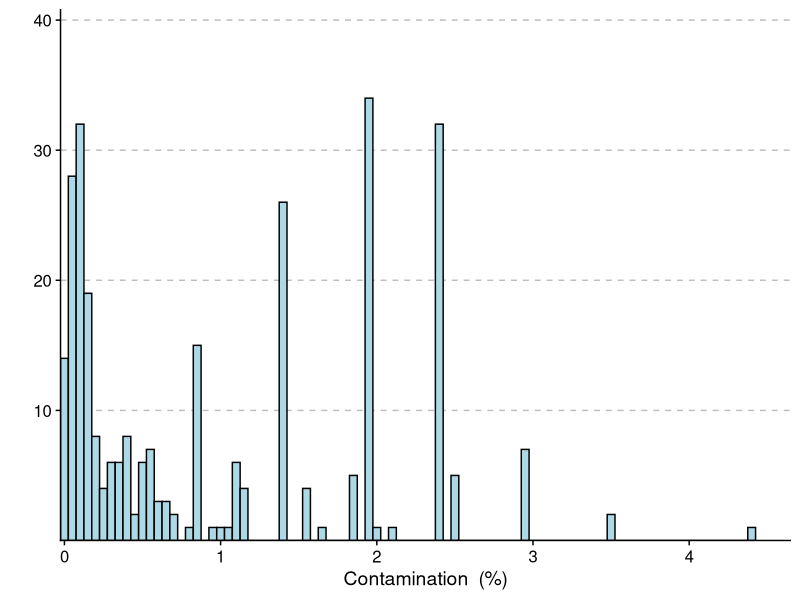
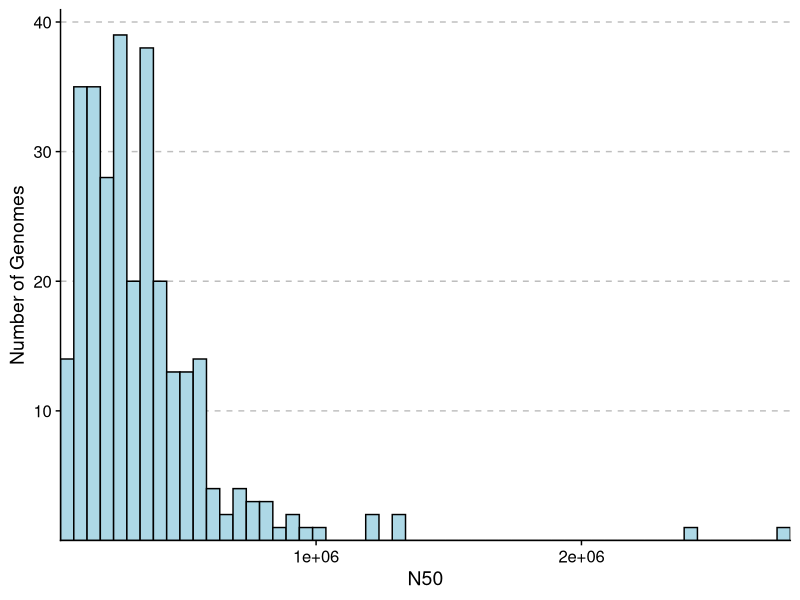
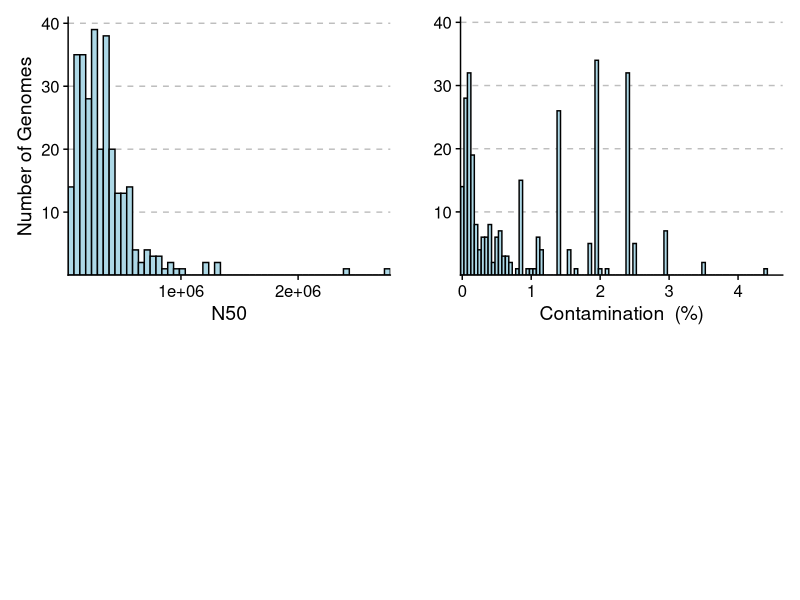
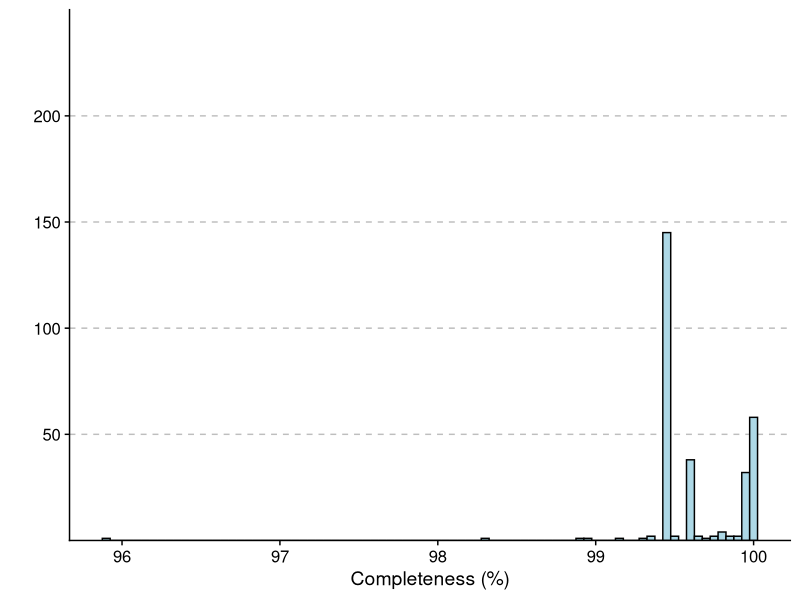
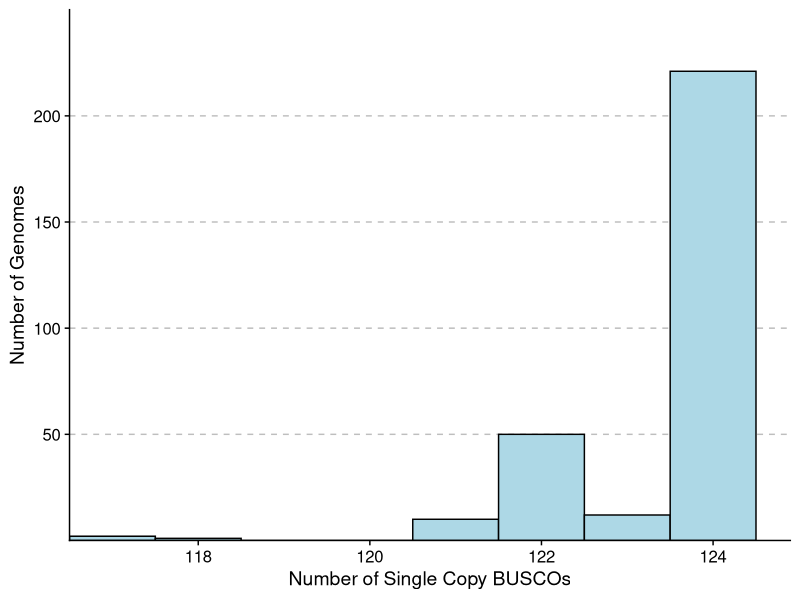
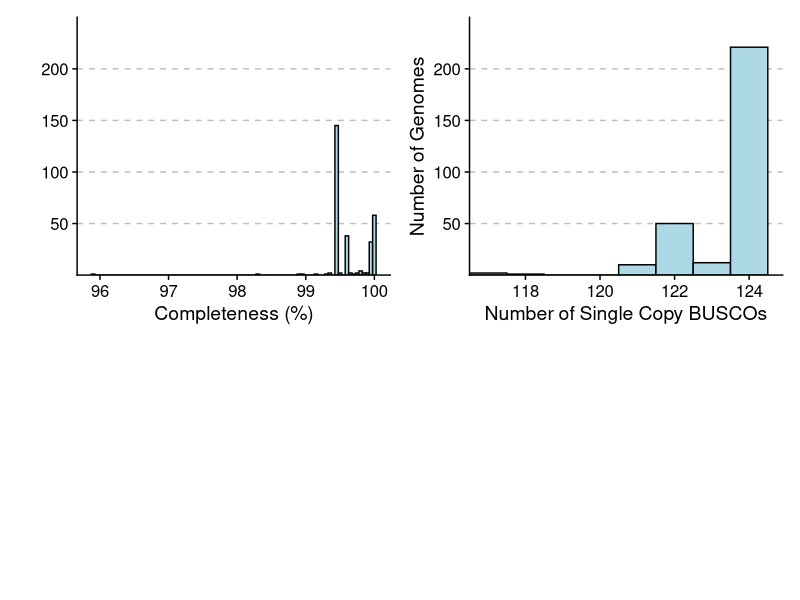
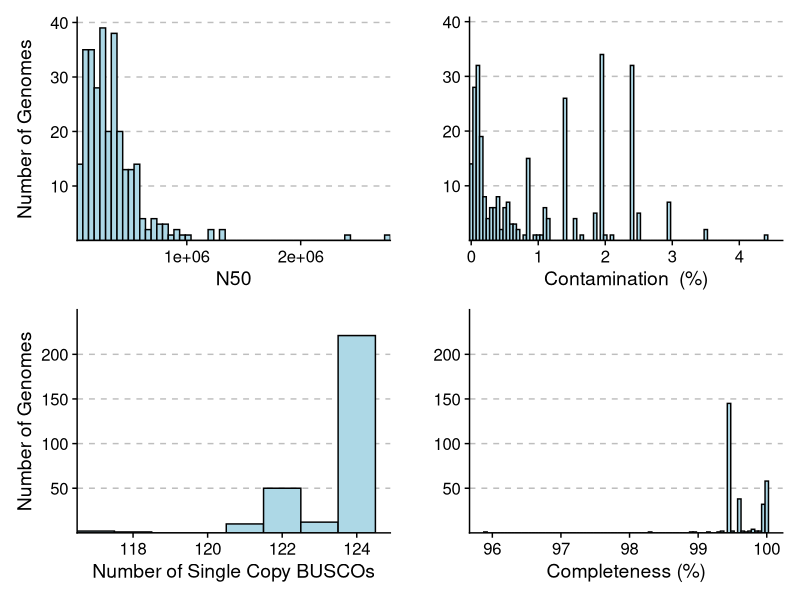
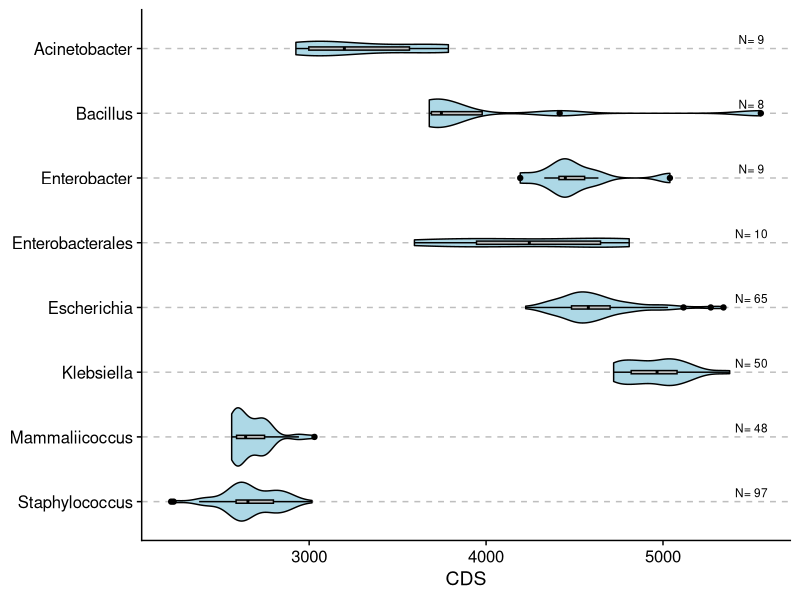

Write the R code that produced these figures, in order.
library(readxl)
library(ggplot2)
library(cowplot)
library(patchwork)
library(dplyr)



setwd("C:/Users/asomm/OneDrive - UW-Madison/Work_Documents/Projects/WGS_StableFly_Analysis/Manuscript/Figures/Figure-1/R-Import")


df1 <-read_excel("GenomeQuality_WGSAnalysis.xlsx", col_names = TRUE)






p_Contamination <- ggplot(df1, aes(x=Contamination))+
  geom_histogram(color="black", fill="lightblue", binwidth =.05) +
  theme_half_open() +
  #background_grid() +
  scale_y_continuous(breaks=c(10,20,30,40), expand = expansion(mult = c(0, 0.2)))+
  scale_x_continuous(breaks= seq(0, 5, by = 1), expand = expansion(mult = c(0, 0.05))) + 
  theme(panel.grid.major.y = element_line(color = "grey",
                                          size = 0.5,
                                          linetype = 2))+
  xlab("Contamination  (%)") + ylab(" ")+
  theme(axis.title.x = element_text(size = 14)) +
  theme(axis.title.y = element_text(size = 14))+
  theme(axis.text = element_text(size=12))
p_Contamination


p_N50 <- ggplot(df1, aes(x=N50))+
  geom_histogram(color="black", fill="lightblue", boundary = min(df1$N50), binwidth = 50000) +
  theme_half_open() +
  scale_y_continuous(breaks=c(10,20,30,40), expand = expansion(mult = c(0, 0.05)))+
  scale_x_continuous(breaks=seq(0, 3E6, by = 10E5), labels = scales::scientific, expand = c(0, 0.2))  + 
  theme(panel.grid.major.y = element_line(color = "grey",
                                          size = 0.5,
                                          linetype = 2))  +
  xlab("N50") + ylab("Number of Genomes")+
  theme(axis.title.x = element_text(size = 14)) +
  theme(axis.title.y = element_text(size = 14))+
  theme(axis.text = element_text(size=12))
p_N50

combined_plot_top <- p_N50 + p_Contamination + plot_layout(ncol = 2, heights = c(1, 1))
combined_plot_top





p_Completeness <- ggplot(df1, aes(x=Completeness))+
  geom_histogram(color="black", fill="lightblue", binwidth =.05) +
  theme_half_open() +
  #background_grid() +
  scale_y_continuous(breaks = c(50, 100, 150, 200), expand = expansion(mult = c(0, 0)), limits = c(0, 250)) + 
  scale_x_continuous(breaks= seq(95, 100, by = 1)) + 
  theme(panel.grid.major.y = element_line(color = "grey",
                                          linewidth  = 0.5,
                                          linetype = 2)) +
  xlab("Completeness (%)") + ylab(" ") +
  theme(axis.title.x = element_text(size = 14)) +
  theme(axis.title.y = element_text(size = 14))+
  theme(axis.text = element_text(size=12))
p_Completeness

p_BUSCO <- ggplot(df1, aes(x=BUSCO_S)) +
  geom_histogram(color="black", fill="lightblue", binwidth = 1) +
  theme_half_open() +
  scale_y_continuous(breaks = c(50, 100, 150,200), expand = expansion(mult = c(0, 0)), limits = c(0, 250)) +
  scale_x_continuous(expand = expansion(mult = c(0, 0.05))) + 
  theme(panel.grid.major.y = element_line(color = "grey", size = 0.5, linetype = 2)) +
  xlab("Number of Single Copy BUSCOs") + 
  ylab("Number of Genomes")
  theme(axis.title.x = element_text(size = 14)) +
  theme(axis.title.y = element_text(size = 14))+
  theme(axis.text = element_text(size=12))
p_BUSCO

combined_plot_bottom <- p_Completeness + p_BUSCO + plot_layout(ncol = 2, heights = c(1, 1))
combined_plot_bottom

final_combined_plot <- p_N50 + p_Contamination + p_BUSCO + p_Completeness  + plot_layout(ncol = 2, heights = c(1, 1))
final_combined_plot


###Boxplots Figure 1D


df2<-df1[!(df1$Genus=="Citrobacter" | df1$Genus=="Kosakonia" | df1$Genus=="Proteus"| df1$Genus=="Pseudescherichia"| df1$Genus=="Raoultella"| df1$Genus=="Salmonella"| df1$Genus=="Serratia"| df1$Genus=="Siccibacter"|df1$Genus=="Bacillus"),]


label_df2 <- df2 %>%
  group_by(Genus) %>%
  summarize(count = n())



p_violin_reduced <- ggplot(df2, aes(x=Genus, y=CDS, fill=Genus)) + 
  geom_violin(color = "black", fill = 'lightblue') +  
  geom_boxplot(width=0.1, color = "black", fill = 'grey') +
  theme_half_open() + 
  theme(panel.grid.major.y = element_line(color = "grey", size = 0.5, linetype = 2)) +
  theme(legend.position = "none") + coord_flip() +
  geom_text(data = label_df2, aes(label = paste("N=", count), x = Genus, y = 5500), 
            vjust = -0.5, size = 4, color = "black")






Rename <- c("Citrobacter", "Kosakonia", "Proteus", "Pseudescherichia", 
            "Raoultella", "Salmonella", "Serratia", "Siccibacter")
df3 <- df1 %>%
  mutate(Genus = ifelse(Genus %in% Rename, "Enterobacterales", Genus))

df3$Genus <- factor(df3$Genus)
df3$Genus <- factor(df3$Genus, levels = rev(levels(df3$Genus)))


label_df3 <- df3 %>%
  group_by(Genus) %>%
  summarize(count = n())

p_violin_all <- ggplot(df3, aes(x=Genus, y=CDS, fill=Genus)) + 
  geom_violin(color = "black", fill = 'lightblue') +  
  geom_boxplot(width=0.05, color = "black", fill = 'grey') +
  theme_half_open() + 
  theme(panel.grid.major.y = element_line(color = "grey", size = 0.5, linetype = 2)) +
  theme(legend.position = "none") + coord_flip() +
  geom_text(data = label_df3, aes(label = paste("N=", count), x = Genus, y = 5500), 
            vjust = -0.5, size = 3, color = "black") +
  theme(axis.title.y=element_blank())

p_violin_all

library(cowplot)

# Combine p_violin_all with final_combined_plot
full_plot <- plot_grid(final_combined_plot, p_violin_all, ncol = 2, rel_widths = c(1, 0.5))

# Display the combined plot
full_plot

